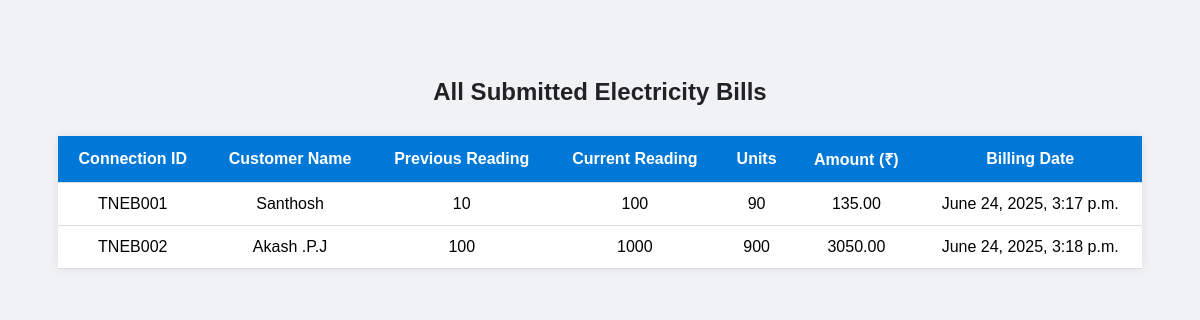
Page /show/ on the committed database.
### billing/models.py (models this page shows, shortened)
class ElectricityBill(models.Model):
    connection_id = models.CharField(max_length=20, unique=True)
    customer_name = models.CharField(max_length=100)
    previous_reading = models.PositiveIntegerField()
    current_reading = models.PositiveIntegerField()
    units_consumed = models.PositiveIntegerField()
    amount = models.DecimalField(max_digits=10, decimal_places=2)
    date = models.DateTimeField(auto_now_add=True)

### billing/views.py (the view)
# urls.py: path('show/', views.show, name='show_bills'),
def show(request):
    bills = ElectricityBill.objects.all().values()
    return render(request, "show_bills.html", {"bills": bills})

### template/show_bills.html (shortened to what this page needs)
<!DOCTYPE html>
<html>
<head>
</head>
<body>
    <h2>All Submitted Electricity Bills</h2>
    <table>
        <tr>
            <th>Connection ID</th>
            <th>Customer Name</th>
            <th>Previous Reading</th>
            <th>Current Reading</th>
            <th>Units</th>
            <th>Amount (₹)</th>
            <th>Billing Date</th>
        </tr>
        {% for bill in bills %}
        <tr>
            <td>{{ bill.connection_id }}</td>
            <td>{{ bill.customer_name }}</td>
            <td>{{ bill.previous_reading }}</td>
            <td>{{ bill.current_reading }}</td>
            <td>{{ bill.units_consumed }}</td>
            <td>{{ bill.amount }}</td>
            <td>{{ bill.date }}</td>
        </tr>
        {% endfor %}
    </table>
</body>
</html>

### template/show_bills.html (style rules this page uses)
body { font-family: Arial, sans-serif; background-color: #f0f2f5; padding: 50px; }
h2 { text-align: center; margin-bottom: 30px; color: #222; }
table { width: 100%; border-collapse: collapse; background-color: white; box-shadow: 0 0 10px rgba(0,0,0,0.08); }
th, td { padding: 12px 15px; text-align: center; border-bottom: 1px solid #ddd; }
th { background-color: #0078D7; color: white; }

### rows in the picture
ElectricityBill: connection_id "TNEB001", customer_name "Santhosh", previous_reading "10", current_reading "100", units_consumed "90", amount "135.00", date "June 24, 2025, 3:17 p.m."
ElectricityBill: connection_id "TNEB002", customer_name "Akash .P.J", previous_reading "100", current_reading "1000", units_consumed "900", amount "3050.00", date "June 24, 2025, 3:18 p.m."
